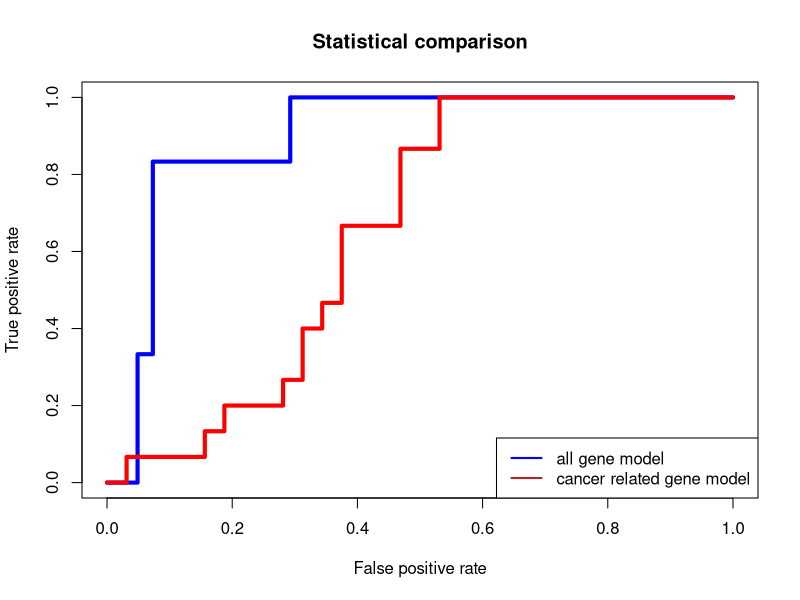

The R script that drew this image:
rm(list = setdiff(ls(), lsf.str()))
library(ROCR)
s_g=read.table('D_gene_reduce_score.csv')
l_g=read.table('D_gene_reduce_label.csv')
s_p=read.table('Doxorubicin_score_probelevel.csv')
l_p=read.table('Doxorubicin_label_probelevel.csv')
pdf("all_cancer_related_roc.pdf" ) 
pred <- prediction(s_p,l_p)
perf <- performance(pred,"tpr","fpr")

predg <- prediction(s_g,l_g)
perfg <- performance(predg,"tpr","fpr")

plot( perf, col='blue', main="Statistical comparison", percent=TRUE, lwd=4)
plot( perfg, add=TRUE,col='red', lwd=4)
legend("bottomright", legend=c("all gene model", "cancer related gene model"), col= c('blue','brown'), lwd=2)
dev.off() 
